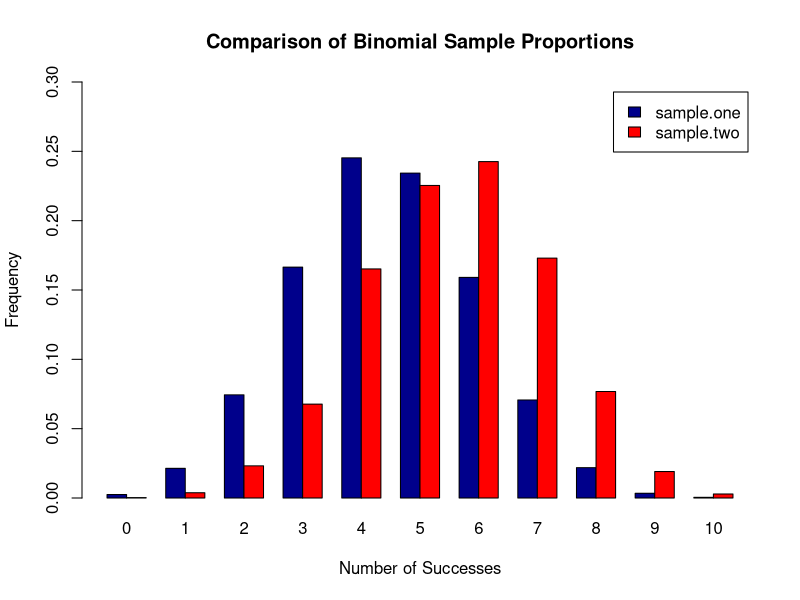
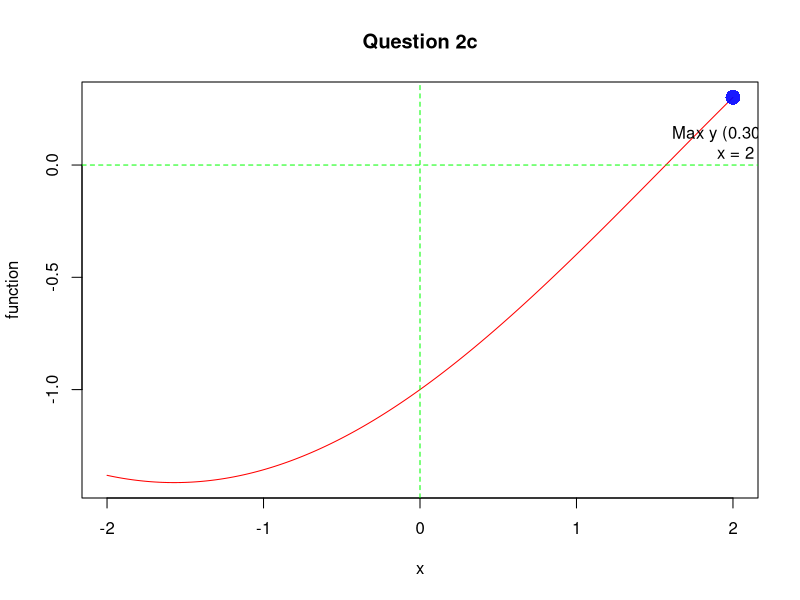
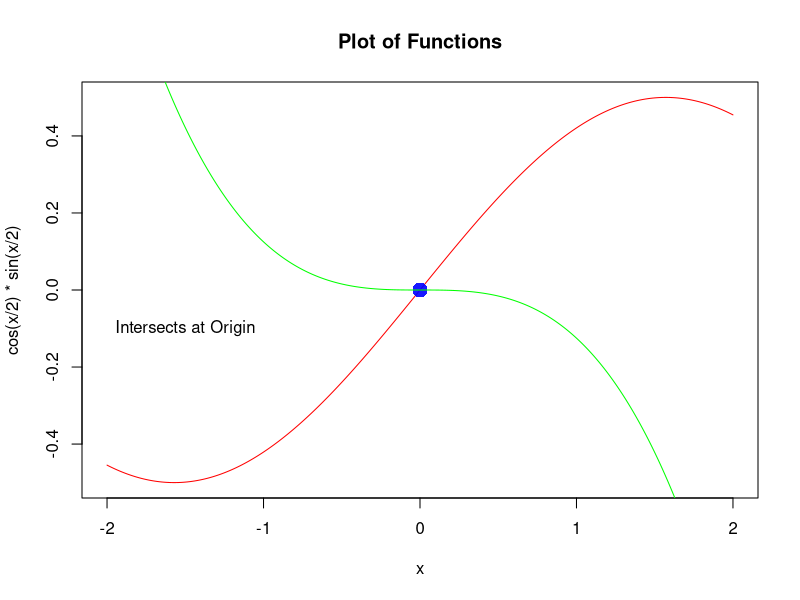
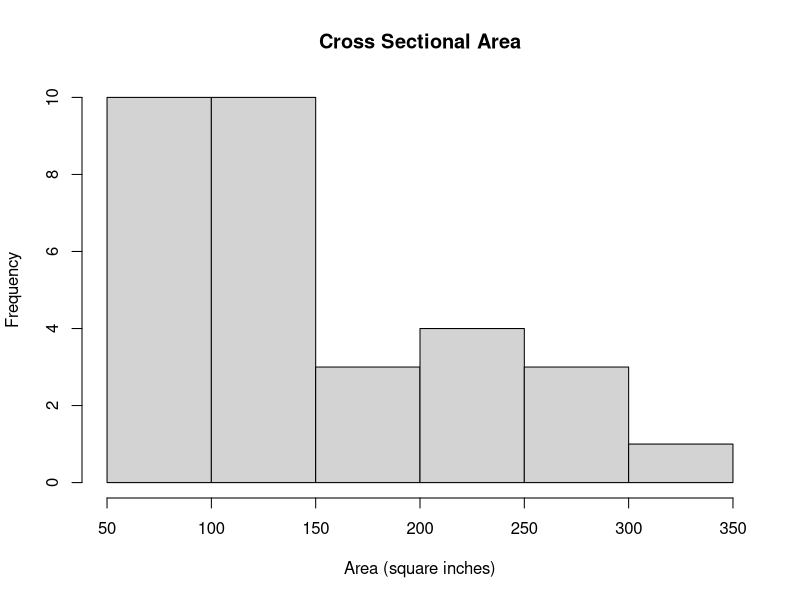
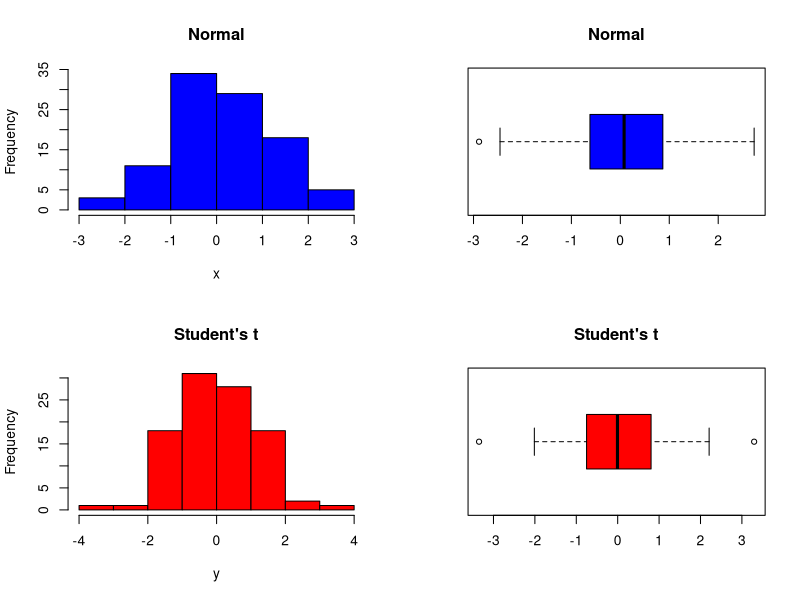
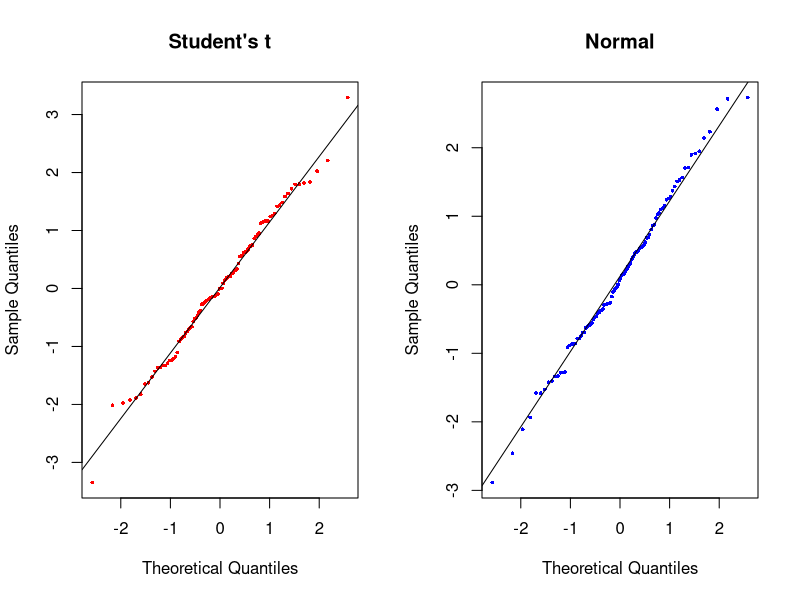

Reproduce these figures in R, in order.
## ---- chunk 1
# DO NOT ADD OR REVISE CODE HERE
knitr::opts_chunk$set(echo = TRUE, eval = TRUE)

## ---- chunk 2
set.seed(123)
sample.one <- table(rbinom(10000, 10, 0.45)) / 10000
sample.two <- table(rbinom(10000, 10, 0.55)) / 10000

successes <- seq(0, 10)

sum(sample.one * successes) # [1] 4.4827
sum(sample.two * successes) # [1] 5.523
## ---- chunk 3
counts <- rbind(sample.one, sample.two)

barplot(counts, main = "Comparison of Binomial Sample Proportions", 
  ylab = "Frequency", ylim = c(0,0.3),xlab = "Number of Successes",
  beside = TRUE, col = c("darkblue","red"),legend = rownames(counts),
  names.arg = c("0", "1", "2", "3", "4", "5", "6", "7", "8", "9", "10"))
## ---- chunk 4

q1_vector = c(1:5, sqrt(2), (17*14), rep(c(2.5, 5, 7.5), times = 3))


## ---- chunk 5

q1_vector_7 = q1_vector[q1_vector <= 7]

length(q1_vector_7)
#length is 12

## ---- chunk 6

q1_vector_sorted = sort(q1_vector, decreasing = FALSE)

sum(q1_vector_sorted[5:10])

## ---- chunk 7

q1_vector_sqrd = q1_vector^2

sum(q1_vector_sqrd > 25)
#4 are greater than 25
#NOTE: you can do the sum on a logical, it registers 'TRUE' as 1s

## ---- chunk 8
q1_vector_short = q1_vector[c(1,length(q1_vector))]

prod(q1_vector_short)

## ---- chunk 9
trig = function(x){
  y = sin(x/2) - cos(x/2)
}

## ---- chunk 10

x = seq(-2,2, length = 4001)
y = trig(x)

round(x[which.min(y)], digits = 3)
round(y[which.max(y)], digits = 3)


## ---- chunk 11
plot(x, y, main = "Question 2c", col = "red", xlab = "x", type = "l", ylab = "function", pch = 16)
points(x[which.max(y)], max(y), col = rgb(0, 0, 1, 0.9), pch = 16, cex = 2)
abline(h = 0, col = "green", lty = 2)
abline(v = 0, col = "green", lty = 2)
text(x[which.max(y)], max(y - 0.2), paste0("Max y (", round(max(y), 3),") at\n x = ",x[which.max(y)]))

## ---- chunk 12
x = seq(-2,2, length = 4001)
func1 = cos(x/2) * sin(x/2)
func2 = -(x/2)^3
which(func1 == func2)
x[which(func1 == func2)]
func1[which(func1 == func2)]
func2[which(func1 == func2)]


plot(x, cos(x/2)*sin(x/2), main = "Plot of Functions", col = "red", type = "l")

points(func1[which(func1 == func2)], func2[which(func1 == func2)], 
       col = rgb(0, 0, 1, 0.9), pch = 16, cex = 2)

lines(x, -(x/2)**3, col = "green") 

text(func1[which(func1 == func2)] - 1.5, func2[which(func1 == func2)] - 0.1,
     "Intersects at Origin")

## ---- chunk 13
data(trees)

str(trees)

apply(trees, 2, mean)
#Volume mean = 30.17097

sum(trees$Volume > mean(trees$Volume))

## ---- chunk 14
r = trees$Girth / 2

area = r^2 * pi

IQR(area)

## ---- chunk 15

hist(area, xlab = "Area (square inches)", main = "Cross Sectional Area")

## ---- chunk 16

trees[which.max(area),]

## ---- chunk 17

set.seed(9999)
y = rt(100, df = 10)

set.seed(123)
x = rnorm(100, mean = 0, sd = 1.25)

samples = cbind(x,y)
round(apply(samples, 2, IQR), digits = 4)

## ---- chunk 18

par(mfrow = c(2,2))
hist(x, col = "blue", main = "Normal")
boxplot(x, col = "blue", main = "Normal", horizontal = T)
hist(y, col = "red", main = "Student's t")
boxplot(y, col = "red", main = "Student's t", horizontal = T)
par(mfrow = c(1,1))



## ---- chunk 19

par(mfrow = c(1,2))
qqnorm(y, col = "red", main = "Student's t", pch = 16, cex = 0.5)
qqline(y)
qqnorm(x, col = "blue", main = "Normal", pch = 16, cex = 0.5)
qqline(x)
par(mfrow = c(1,1))

boxplot.stats(y, coef = 3.0)
boxplot.stats(x, coef = 3.0)




